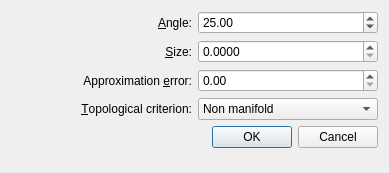
<?xml version="1.0" encoding="UTF-8"?>
<ui version="4.0">
 <class>Remeshing_dialog</class>
 <widget class="QDialog" name="Remeshing_dialog">
  <property name="geometry">
   <rect>
    <x>0</x>
    <y>0</y>
    <width>389</width>
    <height>173</height>
   </rect>
  </property>
  <property name="windowTitle">
   <string>Meshing criteria</string>
  </property>
  <layout class="QVBoxLayout" name="verticalLayout">
   <item>
    <layout class="QGridLayout" name="gridLayout">
     <item row="0" column="0">
      <widget class="QLabel" name="angleLabel">
       <property name="text">
        <string>&amp;Angle:</string>
       </property>
       <property name="alignment">
        <set>Qt::AlignRight|Qt::AlignTrailing|Qt::AlignVCenter</set>
       </property>
       <property name="buddy">
        <cstring>angle</cstring>
       </property>
      </widget>
     </item>
     <item row="0" column="1">
      <widget class="QDoubleSpinBox" name="angle">
       <property name="minimum">
        <double>1.000000000000000</double>
       </property>
       <property name="maximum">
        <double>30.000000000000000</double>
       </property>
       <property name="value">
        <double>25.000000000000000</double>
       </property>
      </widget>
     </item>
     <item row="1" column="0">
      <widget class="QLabel" name="sizingLabel">
       <property name="text">
        <string>&amp;Size:</string>
       </property>
       <property name="alignment">
        <set>Qt::AlignRight|Qt::AlignTrailing|Qt::AlignVCenter</set>
       </property>
       <property name="buddy">
        <cstring>sizing</cstring>
       </property>
      </widget>
     </item>
     <item row="1" column="1">
      <widget class="QDoubleSpinBox" name="sizing">
       <property name="decimals">
        <number>4</number>
       </property>
      </widget>
     </item>
     <item row="2" column="0">
      <widget class="QLabel" name="approxLabel">
       <property name="text">
        <string>Approximation &amp;error:</string>
       </property>
       <property name="alignment">
        <set>Qt::AlignRight|Qt::AlignTrailing|Qt::AlignVCenter</set>
       </property>
       <property name="buddy">
        <cstring>approx</cstring>
       </property>
      </widget>
     </item>
     <item row="2" column="1">
      <widget class="QDoubleSpinBox" name="approx"/>
     </item>
     <item row="3" column="1">
      <widget class="QComboBox" name="tags">
       <item>
        <property name="text">
         <string>Non manifold</string>
        </property>
       </item>
       <item>
        <property name="text">
         <string>Manifold</string>
        </property>
       </item>
       <item>
        <property name="text">
         <string>Manifold with boundaries</string>
        </property>
       </item>
      </widget>
     </item>
     <item row="3" column="0">
      <widget class="QLabel" name="label">
       <property name="text">
        <string>&amp;Topological criterion:</string>
       </property>
       <property name="alignment">
        <set>Qt::AlignRight|Qt::AlignTrailing|Qt::AlignVCenter</set>
       </property>
       <property name="buddy">
        <cstring>tags</cstring>
       </property>
      </widget>
     </item>
    </layout>
   </item>
   <item>
    <widget class="QDialogButtonBox" name="buttonBox">
     <property name="orientation">
      <enum>Qt::Horizontal</enum>
     </property>
     <property name="standardButtons">
      <set>QDialogButtonBox::Cancel|QDialogButtonBox::Ok</set>
     </property>
    </widget>
   </item>
   <item>
    <spacer name="verticalSpacer">
     <property name="orientation">
      <enum>Qt::Vertical</enum>
     </property>
     <property name="sizeHint" stdset="0">
      <size>
       <width>20</width>
       <height>40</height>
      </size>
     </property>
    </spacer>
   </item>
  </layout>
 </widget>
 <resources/>
 <connections>
  <connection>
   <sender>buttonBox</sender>
   <signal>accepted()</signal>
   <receiver>Remeshing_dialog</receiver>
   <slot>accept()</slot>
   <hints>
    <hint type="sourcelabel">
     <x>384</x>
     <y>191</y>
    </hint>
    <hint type="destinationlabel">
     <x>157</x>
     <y>195</y>
    </hint>
   </hints>
  </connection>
  <connection>
   <sender>buttonBox</sender>
   <signal>rejected()</signal>
   <receiver>Remeshing_dialog</receiver>
   <slot>reject()</slot>
   <hints>
    <hint type="sourcelabel">
     <x>384</x>
     <y>191</y>
    </hint>
    <hint type="destinationlabel">
     <x>286</x>
     <y>195</y>
    </hint>
   </hints>
  </connection>
 </connections>
</ui>
